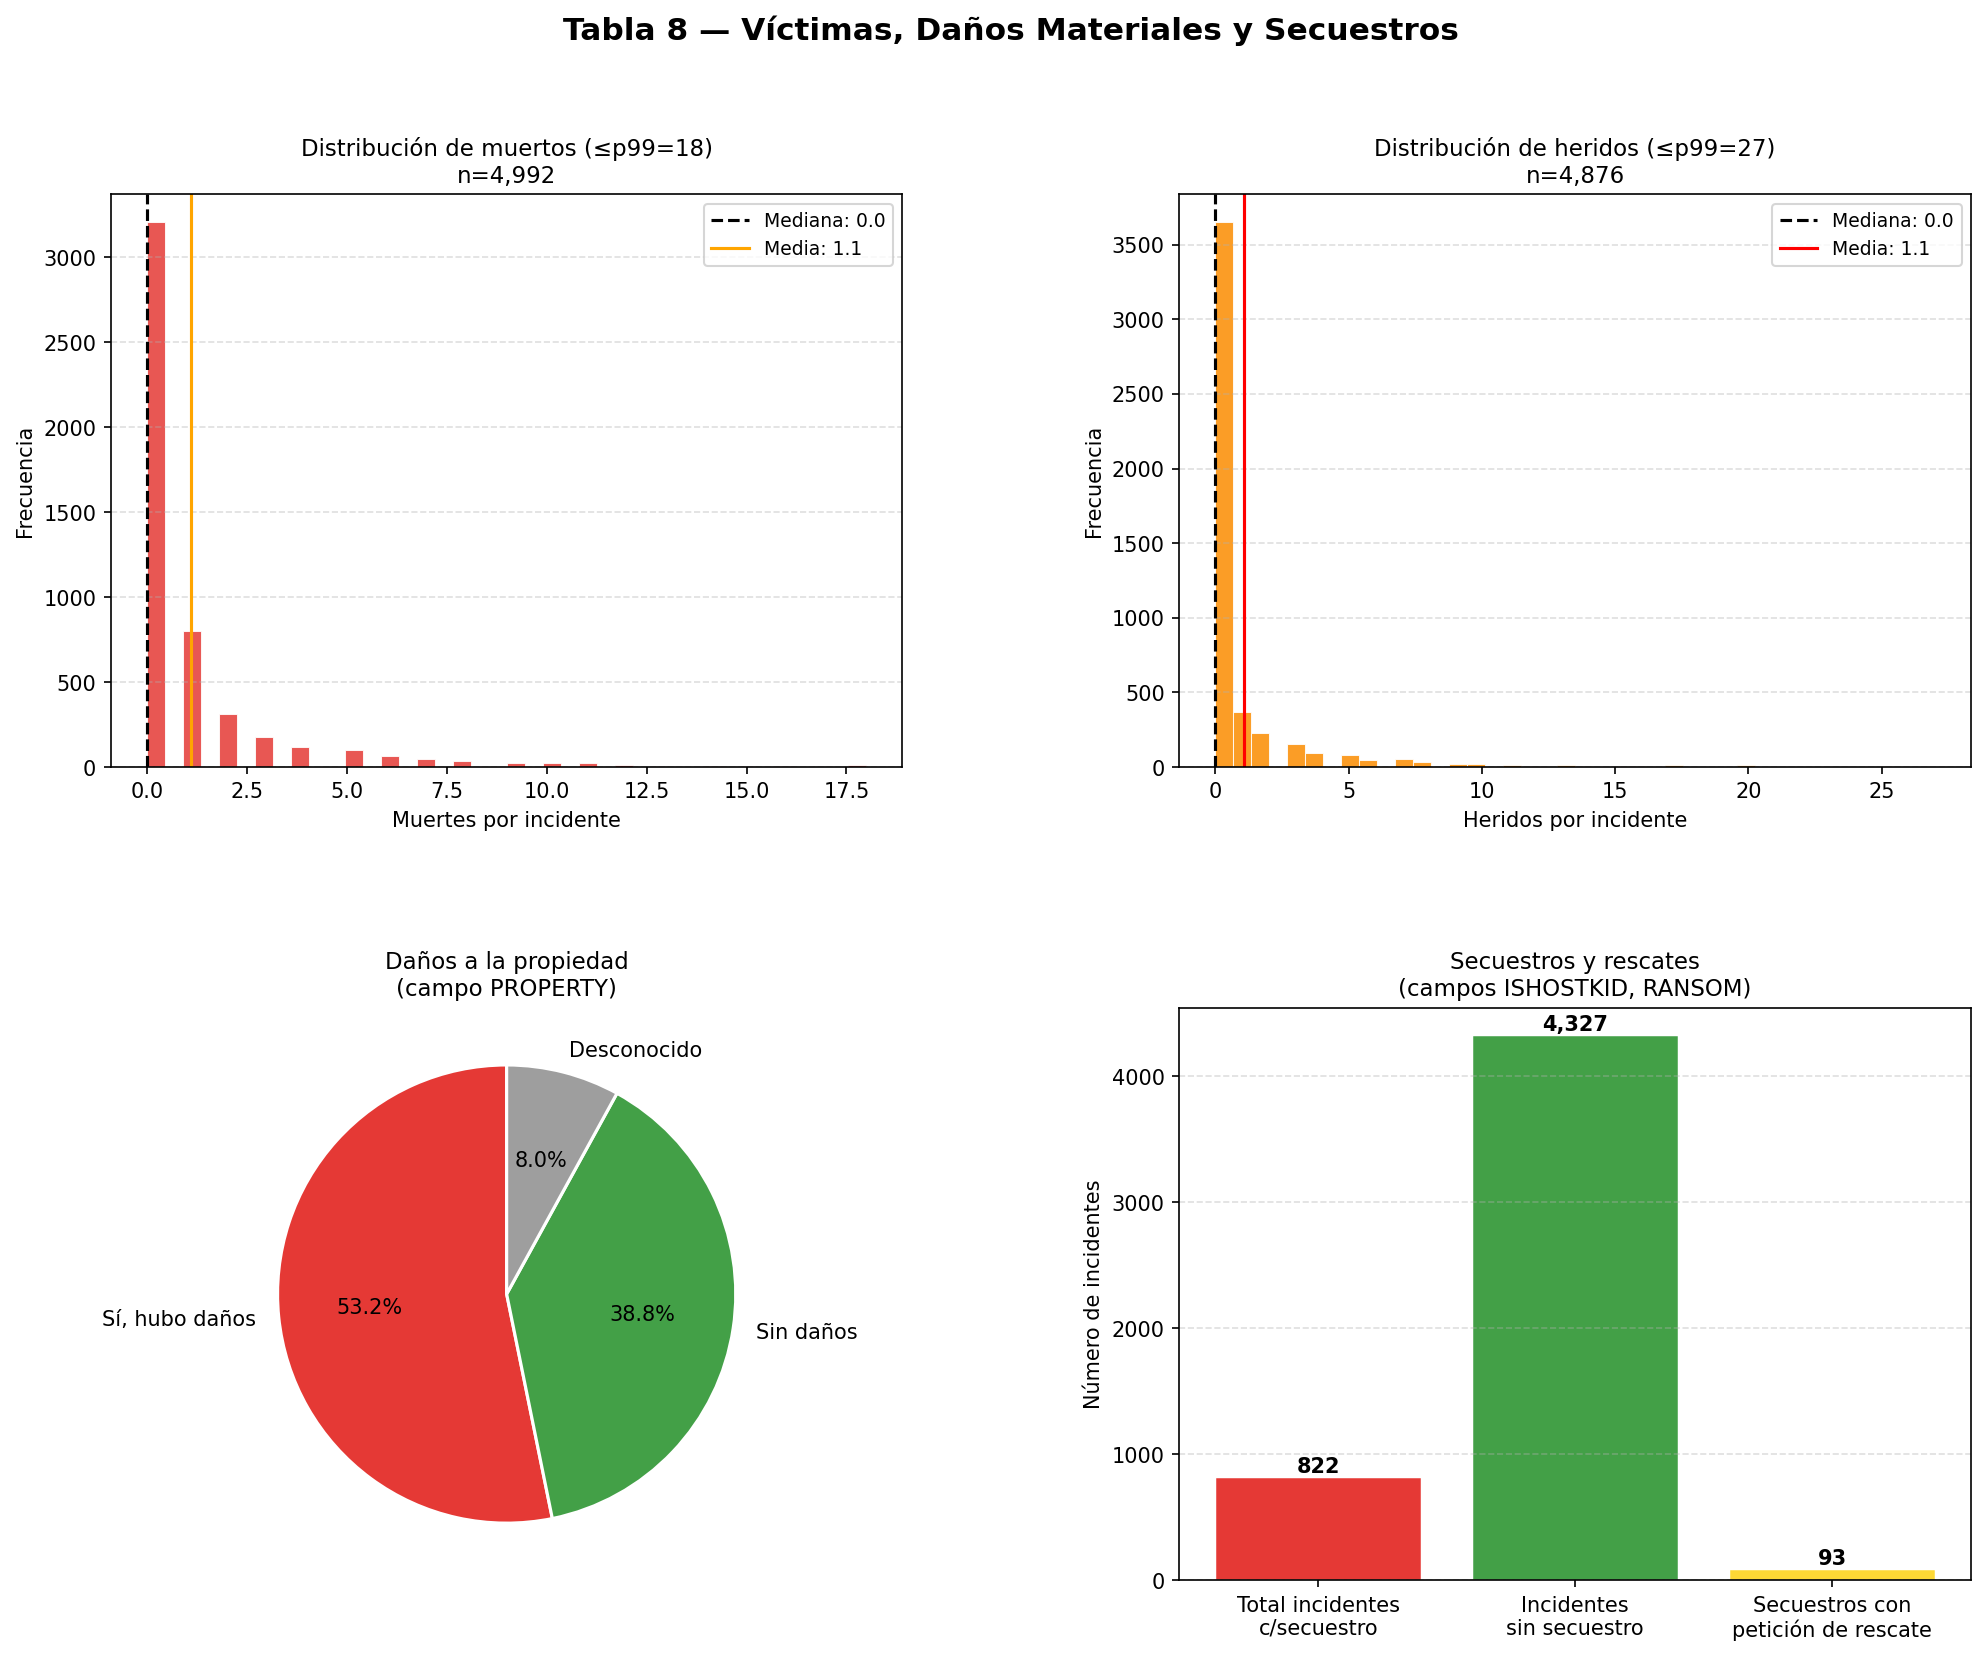

Write Python code to recreate this figure.
"""
Tabla 8 - Víctimas y Daños
Columnas: NKILL, NWOUND, NKILLTER, PROPVALUE, ISHOSTKID, NHOSTKID, RANSOM
Gráfico: Histograma - Distribución de víctimas mortales y heridos + análisis de daños
"""

import pandas as pd
import numpy as np
import matplotlib.pyplot as plt
import matplotlib.gridspec as gridspec
import warnings
warnings.filterwarnings('ignore')

cols = ['NKILL', 'NWOUND', 'NKILLTER', 'PROPVALUE', 'ISHOSTKID', 'NHOSTKID', 'RANSOM', 'PROPERTY']
df = pd.read_excel('../GTD_5156.xlsx', usecols=cols)

nkill = df['NKILL'].dropna()
nkill = nkill[nkill >= 0]
nwound = df['NWOUND'].dropna()
nwound = nwound[nwound >= 0]

# Limitar a percentil 99 para legibilidad
cap_kill = nkill.quantile(0.99)
cap_wound = nwound.quantile(0.99)

fig = plt.figure(figsize=(16, 12))
gs = gridspec.GridSpec(2, 2, figure=fig, hspace=0.42, wspace=0.35)
fig.suptitle('Tabla 8 — Víctimas, Daños Materiales y Secuestros', fontsize=15, fontweight='bold')

# Panel 1: Histograma de muertos
ax1 = fig.add_subplot(gs[0, 0])
datos_kill = nkill[nkill <= cap_kill]
ax1.hist(datos_kill, bins=40, color='#E53935', alpha=0.85, edgecolor='white', linewidth=0.5)
ax1.axvline(datos_kill.median(), color='black', linewidth=1.5, linestyle='--', label=f'Mediana: {datos_kill.median():.1f}')
ax1.axvline(datos_kill.mean(), color='orange', linewidth=1.5, linestyle='-', label=f'Media: {datos_kill.mean():.1f}')
ax1.set_xlabel('Muertes por incidente', fontsize=10)
ax1.set_ylabel('Frecuencia', fontsize=10)
ax1.set_title(f'Distribución de muertos (≤p99={cap_kill:.0f})\nn={len(datos_kill):,}', fontsize=11)
ax1.legend(fontsize=9)
ax1.grid(axis='y', linestyle='--', alpha=0.4)

# Panel 2: Histograma de heridos
ax2 = fig.add_subplot(gs[0, 1])
datos_wound = nwound[nwound <= cap_wound]
ax2.hist(datos_wound, bins=40, color='#FB8C00', alpha=0.85, edgecolor='white', linewidth=0.5)
ax2.axvline(datos_wound.median(), color='black', linewidth=1.5, linestyle='--', label=f'Mediana: {datos_wound.median():.1f}')
ax2.axvline(datos_wound.mean(), color='red', linewidth=1.5, linestyle='-', label=f'Media: {datos_wound.mean():.1f}')
ax2.set_xlabel('Heridos por incidente', fontsize=10)
ax2.set_ylabel('Frecuencia', fontsize=10)
ax2.set_title(f'Distribución de heridos (≤p99={cap_wound:.0f})\nn={len(datos_wound):,}', fontsize=11)
ax2.legend(fontsize=9)
ax2.grid(axis='y', linestyle='--', alpha=0.4)

# Panel 3: Daños a la propiedad (torta)
ax3 = fig.add_subplot(gs[1, 0])
prop_counts = df['PROPERTY'].value_counts()
labels_prop = {1: 'Sí, hubo daños', 0: 'Sin daños', -9: 'Desconocido', 2: 'Dudoso'}
prop_labels = [labels_prop.get(k, str(k)) for k in prop_counts.index]
colores_prop = ['#E53935', '#43A047', '#9E9E9E', '#FDD835']
ax3.pie(prop_counts.values, labels=prop_labels, autopct='%1.1f%%',
        colors=colores_prop[:len(prop_counts)],
        startangle=90, wedgeprops=dict(linewidth=1.5, edgecolor='white'))
ax3.set_title('Daños a la propiedad\n(campo PROPERTY)', fontsize=11)

# Panel 4: Secuestros y rescate
ax4 = fig.add_subplot(gs[1, 1])
hostkid_si = (df['ISHOSTKID'] == 1).sum()
hostkid_no = (df['ISHOSTKID'] == 0).sum()
ransom_si = df[df['ISHOSTKID'] == 1]['RANSOM'].apply(lambda x: 1 if x == 1 else 0).sum()

stats_labels = ['Total incidentes\nc/secuestro', 'Incidentes\nsin secuestro', 'Secuestros con\npetición de rescate']
stats_vals = [hostkid_si, hostkid_no, ransom_si]
bar_colors = ['#E53935', '#43A047', '#FDD835']
bars = ax4.bar(stats_labels, stats_vals, color=bar_colors, edgecolor='white', linewidth=0.7)
for bar in bars:
    ax4.text(bar.get_x() + bar.get_width()/2, bar.get_height() + 5,
             f'{bar.get_height():,}', ha='center', va='bottom', fontsize=10, fontweight='bold')
ax4.set_ylabel('Número de incidentes', fontsize=10)
ax4.set_title('Secuestros y rescates\n(campos ISHOSTKID, RANSOM)', fontsize=11)
ax4.grid(axis='y', linestyle='--', alpha=0.4)

plt.savefig('tabla8_victimas_histograma.png', dpi=150, bbox_inches='tight')
plt.show()
print("Guardado: tabla8_victimas_histograma.png")
